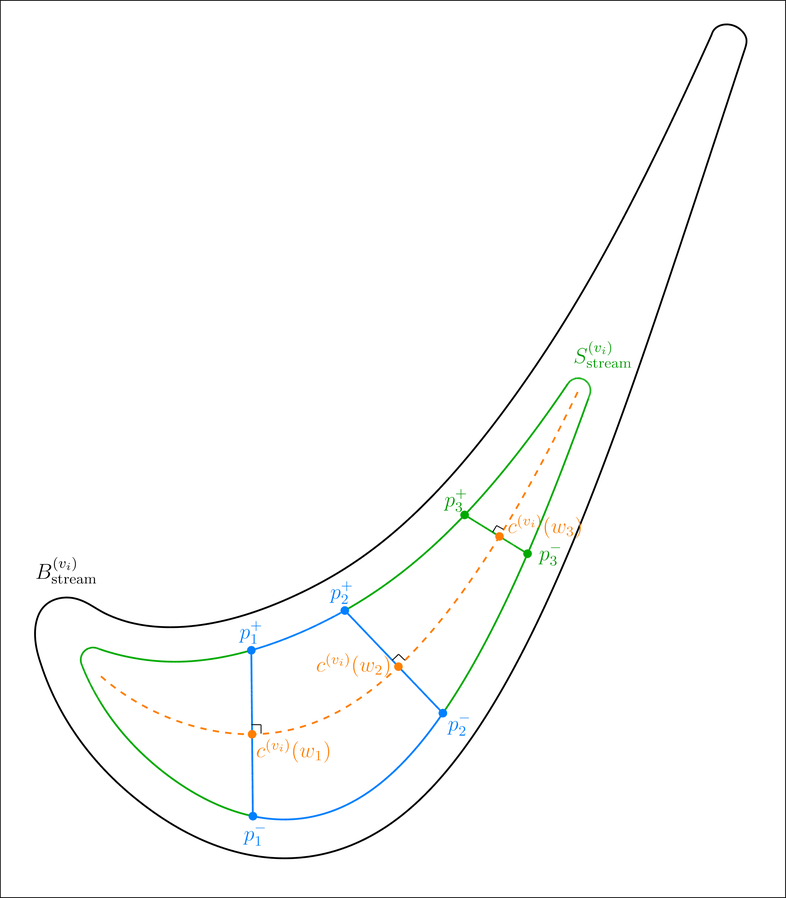
#> input picture tec/chambers/51.png, 786 x 898 px, shrunk from 3000 x 3428 before the run
$ python trim2.py
#> lines starting #> are read from the running program, lines starting #| are printed output that depends on the picture
import numpy as np
from PIL import Image

filenames = ["51.png", "52.png", "71.png", "72.png", "73.png", "101.png", "102.png", "103.png", "104.png"]
outnames = ["61.png", "62.png", "81.png", "82.png", "83.png", "111.png", "112.png", "113.png", "114.png"]

for i in range(len(filenames)):
	with Image.open(filenames[i]) as inp:
#> inp is the input picture: PIL image 786x898 RGB; mean R, G, B 251, 251.6, 251.1
		arr = np.array(inp)[5:-5,5:-5]
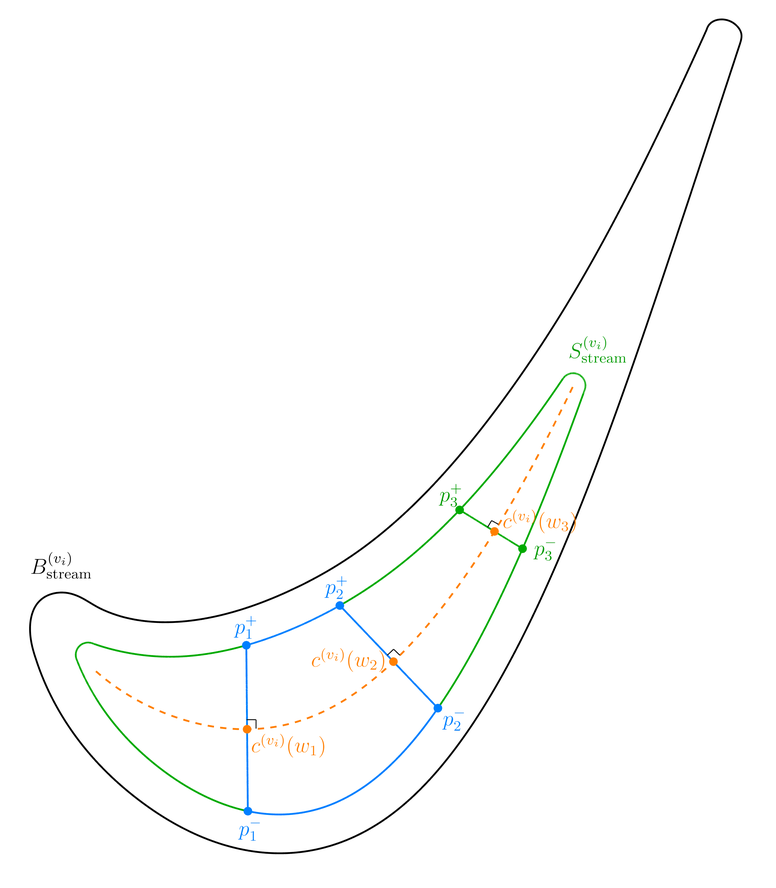
#> arr: shape (888, 776, 3); mean R, G, B 251.8, 252.5, 251.9
		out = Image.fromarray(arr)
		out.save(outnames[i])
#> pass 2 of the loop `for i in range(len(filenames)):`:
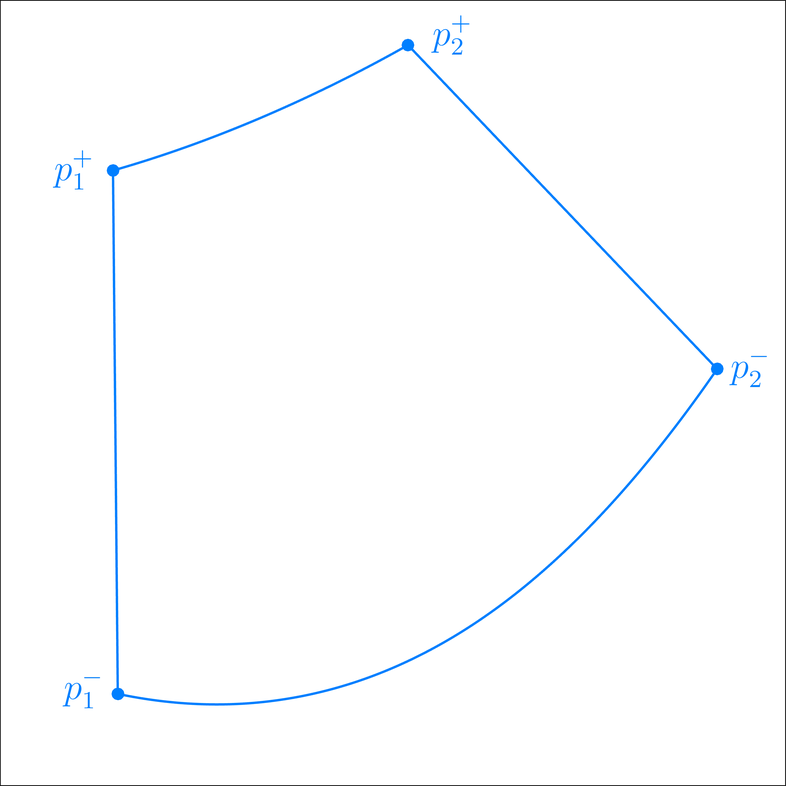
#> input picture tec/chambers/52.png, 786 x 786 px, shrunk from 3000 x 3000 before the run
#> inp is the input picture: PIL image 786x786 RGB; mean R, G, B 251.6, 252.8, 254
#> `arr = np.array(inp)[5:-5,5:-5]`:
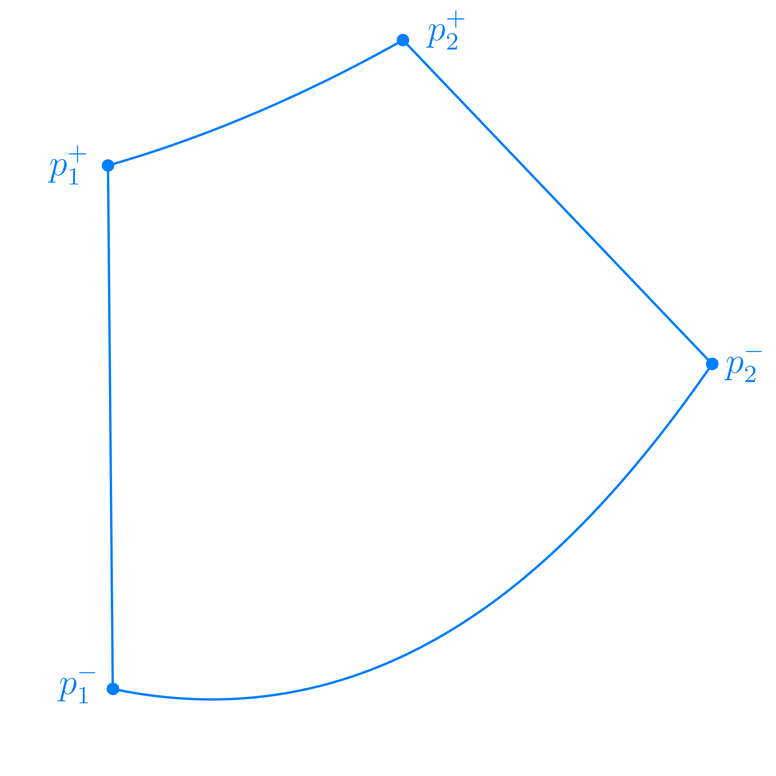
#> arr: shape (776, 776, 3); mean R, G, B 252.5, 253.7, 255
#> (the run stopped early here; a loop or call above may not have finished)
